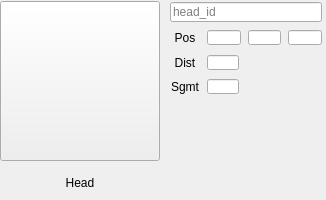
            <widget class="QWidget" name="headWidget" native="true">
             <property name="minimumSize">
              <size>
               <width>0</width>
               <height>200</height>
              </size>
             </property>
             <property name="maximumSize">
              <size>
               <width>16777215</width>
               <height>200</height>
              </size>
             </property>
             <layout class="QHBoxLayout" name="horizontalLayout_44">
              <property name="leftMargin">
               <number>0</number>
              </property>
              <property name="topMargin">
               <number>0</number>
              </property>
              <property name="rightMargin">
               <number>0</number>
              </property>
              <property name="bottomMargin">
               <number>0</number>
              </property>
              <item>
               <widget class="QWidget" name="headLeft" native="true">
                <property name="minimumSize">
                 <size>
                  <width>160</width>
                  <height>0</height>
                 </size>
                </property>
                <layout class="QVBoxLayout" name="verticalLayout_17">
                 <property name="leftMargin">
                  <number>0</number>
                 </property>
                 <property name="topMargin">
                  <number>0</number>
                 </property>
                 <property name="rightMargin">
                  <number>0</number>
                 </property>
                 <property name="bottomMargin">
                  <number>0</number>
                 </property>
                 <item>
                  <widget class="QPushButton" name="headThumb">
                   <property name="minimumSize">
                    <size>
                     <width>0</width>
                     <height>160</height>
                    </size>
                   </property>
                   <property name="text">
                    <string/>
                   </property>
                   <property name="icon">
                    <iconset>
                     <normaloff>head.png</normaloff>head.png</iconset>
                   </property>
                   <property name="iconSize">
                    <size>
                     <width>145</width>
                     <height>145</height>
                    </size>
                   </property>
                  </widget>
                 </item>
                 <item>
                  <widget class="QLabel" name="headLbl">
                   <property name="maximumSize">
                    <size>
                     <width>16777215</width>
                     <height>30</height>
                    </size>
                   </property>
                   <property name="text">
                    <string>Head</string>
                   </property>
                   <property name="alignment">
                    <set>Qt::AlignCenter</set>
                   </property>
                  </widget>
                 </item>
                </layout>
               </widget>
              </item>
              <item>
               <widget class="QWidget" name="headRight" native="true">
                <property name="maximumSize">
                 <size>
                  <width>160</width>
                  <height>16777215</height>
                 </size>
                </property>
                <layout class="QVBoxLayout" name="verticalLayout_18">
                 <property name="spacing">
                  <number>0</number>
                 </property>
                 <property name="leftMargin">
                  <number>0</number>
                 </property>
                 <property name="topMargin">
                  <number>0</number>
                 </property>
                 <property name="rightMargin">
                  <number>0</number>
                 </property>
                 <property name="bottomMargin">
                  <number>0</number>
                 </property>
                 <item>
                  <widget class="QWidget" name="headID" native="true">
                   <property name="minimumSize">
                    <size>
                     <width>0</width>
                     <height>25</height>
                    </size>
                   </property>
                   <property name="maximumSize">
                    <size>
                     <width>16777215</width>
                     <height>30</height>
                    </size>
                   </property>
                   <layout class="QHBoxLayout" name="horizontalLayout_39">
                    <property name="spacing">
                     <number>1</number>
                    </property>
                    <property name="leftMargin">
                     <number>4</number>
                    </property>
                    <property name="topMargin">
                     <number>2</number>
                    </property>
                    <property name="rightMargin">
                     <number>4</number>
                    </property>
                    <property name="bottomMargin">
                     <number>2</number>
                    </property>
                    <item>
                     <widget class="QLineEdit" name="headIDEdit">
                      <property name="maximumSize">
                       <size>
                        <width>16777215</width>
                        <height>20</height>
                       </size>
                      </property>
                      <property name="text">
                       <string/>
                      </property>
                      <property name="placeholderText">
                       <string>head_id</string>
                      </property>
                     </widget>
                    </item>
                   </layout>
                  </widget>
                 </item>
                 <item>
                  <widget class="QWidget" name="headPos" native="true">
                   <property name="minimumSize">
                    <size>
                     <width>0</width>
                     <height>25</height>
                    </size>
                   </property>
                   <property name="maximumSize">
                    <size>
                     <width>16777215</width>
                     <height>30</height>
                    </size>
                   </property>
                   <layout class="QHBoxLayout" name="horizontalLayout_41">
                    <property name="spacing">
                     <number>7</number>
                    </property>
                    <property name="leftMargin">
                     <number>4</number>
                    </property>
                    <property name="topMargin">
                     <number>2</number>
                    </property>
                    <property name="rightMargin">
                     <number>4</number>
                    </property>
                    <property name="bottomMargin">
                     <number>2</number>
                    </property>
                    <item>
                     <widget class="QLabel" name="headPosLbl">
                      <property name="minimumSize">
                       <size>
                        <width>30</width>
                        <height>0</height>
                       </size>
                      </property>
                      <property name="maximumSize">
                       <size>
                        <width>30</width>
                        <height>16777215</height>
                       </size>
                      </property>
                      <property name="text">
                       <string>Pos</string>
                      </property>
                      <property name="alignment">
                       <set>Qt::AlignCenter</set>
                      </property>
                     </widget>
                    </item>
                    <item>
                     <widget class="QLineEdit" name="headPosXEdit">
                      <property name="maximumSize">
                       <size>
                        <width>16777215</width>
                        <height>15</height>
                       </size>
                      </property>
                     </widget>
                    </item>
                    <item>
                     <widget class="QLineEdit" name="headPosYEdit">
                      <property name="maximumSize">
                       <size>
                        <width>16777215</width>
                        <height>15</height>
                       </size>
                      </property>
                     </widget>
                    </item>
                    <item>
                     <widget class="QLineEdit" name="headPosZEdit">
                      <property name="maximumSize">
                       <size>
                        <width>16777215</width>
                        <height>15</height>
                       </size>
                      </property>
                     </widget>
                    </item>
                   </layout>
                  </widget>
                 </item>
                 <item>
                  <widget class="QWidget" name="headDist" native="true">
                   <property name="minimumSize">
                    <size>
                     <width>0</width>
                     <height>25</height>
                    </size>
                   </property>
                   <property name="maximumSize">
                    <size>
                     <width>16777215</width>
                     <height>30</height>
                    </size>
                   </property>
                   <layout class="QHBoxLayout" name="horizontalLayout_42">
                    <property name="spacing">
                     <number>7</number>
                    </property>
                    <property name="leftMargin">
                     <number>4</number>
                    </property>
                    <property name="topMargin">
                     <number>2</number>
                    </property>
                    <property name="rightMargin">
                     <number>4</number>
                    </property>
                    <property name="bottomMargin">
                     <number>2</number>
                    </property>
                    <item>
                     <widget class="QLabel" name="headDistLbl">
                      <property name="minimumSize">
                       <size>
                        <width>30</width>
                        <height>0</height>
                       </size>
                      </property>
                      <property name="maximumSize">
                       <size>
                        <width>30</width>
                        <height>16777215</height>
                       </size>
                      </property>
                      <property name="text">
                       <string>Dist</string>
                      </property>
                      <property name="alignment">
                       <set>Qt::AlignCenter</set>
                      </property>
                     </widget>
                    </item>
                    <item>
                     <widget class="QLineEdit" name="headDistEdit">
                      <property name="maximumSize">
                       <size>
                        <width>32</width>
                        <height>15</height>
                       </size>
                      </property>
                     </widget>
                    </item>
                    <item>
                     <spacer name="horizontalSpacer_10">
                      <property name="orientation">
                       <enum>Qt::Horizontal</enum>
                      </property>
                      <property name="sizeHint" stdset="0">
                       <size>
                        <width>40</width>
                        <height>20</height>
                       </size>
                      </property>
                     </spacer>
                    </item>
                   </layout>
                  </widget>
                 </item>
                 <item>
                  <widget class="QWidget" name="widget_4" native="true">
                   <layout class="QHBoxLayout" name="horizontalLayout_43">
                    <property name="spacing">
                     <number>7</number>
                    </property>
                    <property name="leftMargin">
                     <number>4</number>
                    </property>
                    <property name="topMargin">
                     <number>2</number>
                    </property>
                    <property name="rightMargin">
                     <number>4</number>
                    </property>
                    <property name="bottomMargin">
                     <number>2</number>
                    </property>
                    <item>
                     <widget class="QLabel" name="fingerSgmntLbl_2">
                      <property name="minimumSize">
                       <size>
                        <width>30</width>
                        <height>0</height>
                       </size>
                      </property>
                      <property name="maximumSize">
                       <size>
                        <width>30</width>
                        <height>16777215</height>
                       </size>
                      </property>
                      <property name="text">
                       <string>Sgmt</string>
                      </property>
                      <property name="alignment">
                       <set>Qt::AlignCenter</set>
                      </property>
                     </widget>
                    </item>
                    <item>
                     <widget class="QLineEdit" name="fingerSgmntEdit_2">
                      <property name="maximumSize">
                       <size>
                        <width>32</width>
                        <height>15</height>
                       </size>
                      </property>
                     </widget>
                    </item>
                    <item>
                     <spacer name="horizontalSpacer_11">
                      <property name="orientation">
                       <enum>Qt::Horizontal</enum>
                      </property>
                      <property name="sizeHint" stdset="0">
                       <size>
                        <width>68</width>
                        <height>20</height>
                       </size>
                      </property>
                     </spacer>
                    </item>
                   </layout>
                  </widget>
                 </item>
                 <item>
                  <spacer name="verticalSpacer_7">
                   <property name="orientation">
                    <enum>Qt::Vertical</enum>
                   </property>
                   <property name="sizeHint" stdset="0">
                    <size>
                     <width>20</width>
                     <height>34</height>
                    </size>
                   </property>
                  </spacer>
                 </item>
                </layout>
               </widget>
              </item>
             </layout>
            </widget>
